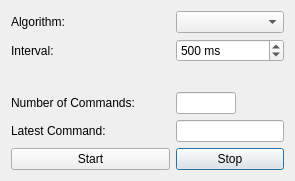
<?xml version="1.0" encoding="UTF-8"?>
<ui version="4.0">
 <class>QSolver</class>
 <widget class="QDialog" name="Solver">
  <property name="geometry">
   <rect>
    <x>0</x>
    <y>0</y>
    <width>295</width>
    <height>181</height>
   </rect>
  </property>
  <property name="windowTitle">
   <string>QSolver</string>
  </property>
  <layout class="QVBoxLayout" name="verticalLayout">
   <item>
    <layout class="QGridLayout" name="gridLayout">
     <item row="2" column="0">
      <spacer name="verticalSpacer">
       <property name="orientation">
        <enum>Qt::Vertical</enum>
       </property>
       <property name="sizeHint" stdset="0">
        <size>
         <width>20</width>
         <height>40</height>
        </size>
       </property>
      </spacer>
     </item>
     <item row="0" column="1">
      <widget class="QComboBox" name="comboAlgorithm"/>
     </item>
     <item row="0" column="0">
      <widget class="QLabel" name="label">
       <property name="text">
        <string>Algorithm:</string>
       </property>
      </widget>
     </item>
     <item row="1" column="0">
      <widget class="QLabel" name="label_2">
       <property name="text">
        <string>Interval:</string>
       </property>
      </widget>
     </item>
     <item row="4" column="0">
      <widget class="QLabel" name="label_3">
       <property name="text">
        <string>Latest Command:</string>
       </property>
      </widget>
     </item>
     <item row="5" column="1">
      <widget class="QPushButton" name="pushButtonStop">
       <property name="text">
        <string>Stop</string>
       </property>
      </widget>
     </item>
     <item row="1" column="1">
      <widget class="QSpinBox" name="spinBoxInterval">
       <property name="suffix">
        <string> ms</string>
       </property>
       <property name="minimum">
        <number>50</number>
       </property>
       <property name="maximum">
        <number>1000</number>
       </property>
       <property name="singleStep">
        <number>50</number>
       </property>
       <property name="value">
        <number>500</number>
       </property>
      </widget>
     </item>
     <item row="5" column="0">
      <widget class="QPushButton" name="pushButtonStart">
       <property name="text">
        <string>Start</string>
       </property>
      </widget>
     </item>
     <item row="4" column="1">
      <widget class="QLineEdit" name="latestCommand">
       <property name="sizePolicy">
        <sizepolicy hsizetype="Minimum" vsizetype="Fixed">
         <horstretch>0</horstretch>
         <verstretch>0</verstretch>
        </sizepolicy>
       </property>
       <property name="readOnly">
        <bool>true</bool>
       </property>
      </widget>
     </item>
     <item row="3" column="0">
      <widget class="QLabel" name="label_4">
       <property name="text">
        <string>Number of Commands:</string>
       </property>
      </widget>
     </item>
     <item row="3" column="1">
      <widget class="QLineEdit" name="numCommands">
       <property name="sizePolicy">
        <sizepolicy hsizetype="Minimum" vsizetype="Fixed">
         <horstretch>0</horstretch>
         <verstretch>0</verstretch>
        </sizepolicy>
       </property>
       <property name="minimumSize">
        <size>
         <width>60</width>
         <height>0</height>
        </size>
       </property>
       <property name="maximumSize">
        <size>
         <width>60</width>
         <height>16777215</height>
        </size>
       </property>
       <property name="text">
        <string/>
       </property>
       <property name="readOnly">
        <bool>true</bool>
       </property>
      </widget>
     </item>
    </layout>
   </item>
  </layout>
 </widget>
 <resources/>
 <connections/>
</ui>
